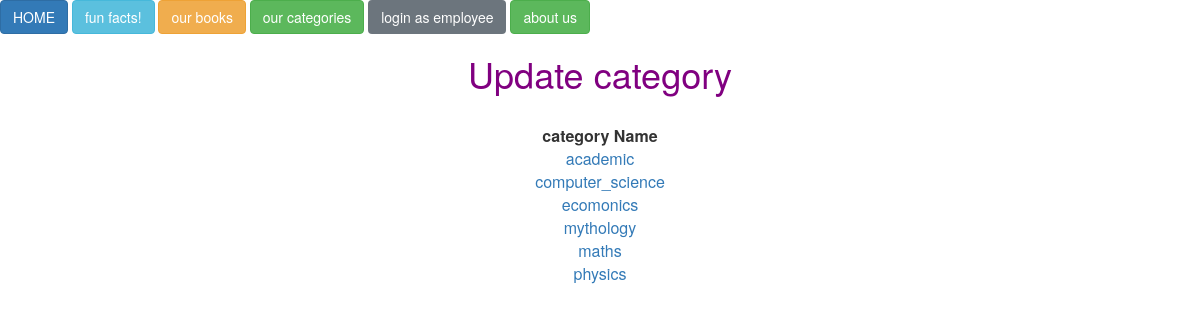
Screenshot of /category_u_html.php with the database file from the repository.
### tables this page shows
CREATE TABLE `category` (
  `categoryName` varchar(100) NOT NULL,
  `supercategoryName` varchar(100) DEFAULT NULL
);

### category_u_html.php (the view, shortened to what this page needs)
<?php include "header.php";
?>
<h1 style ="color:purple;"><center>Update category </h1></center><br>
<?php
    $query = "SELECT * FROM category;";
    $result = mysqli_query($connection,$query);
    $counter  = mysqli_num_rows($result);
    if($counter <= 0) {
        echo "<center> <div class='alert alert-danger' role='alert'>
                    There are no categories!!
                    </div> </center>";
    }
    else{
        echo '<center><table style="width:70%">
                <tr>
                    <th><center>category Name</center></th>
                </tr>';
        while($row=mysqli_fetch_assoc($result))
        {
            echo '          <tr>
                                    <td><a href = category_u_html.php?categoryName=' . $row['categoryName'] .'><center>'. $row['categoryName'].' </center></a></td>
                            </tr>';
        }
        echo '</center>';
    }
    ?>
    </body>
    </html>

### rows the page displays
category: categoryName "academic"
category: categoryName "computer_science"
category: categoryName "ecomonics"
category: categoryName "mythology"
category: categoryName "maths"
category: categoryName "physics"
